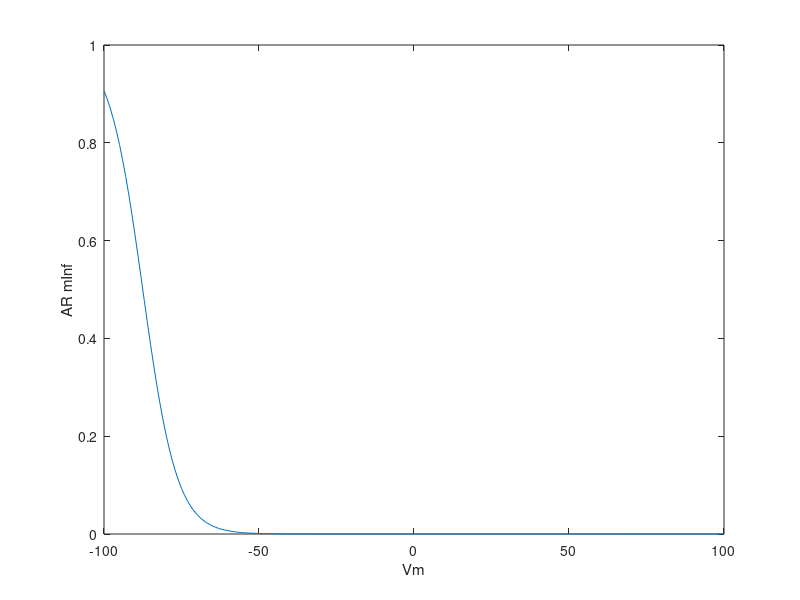
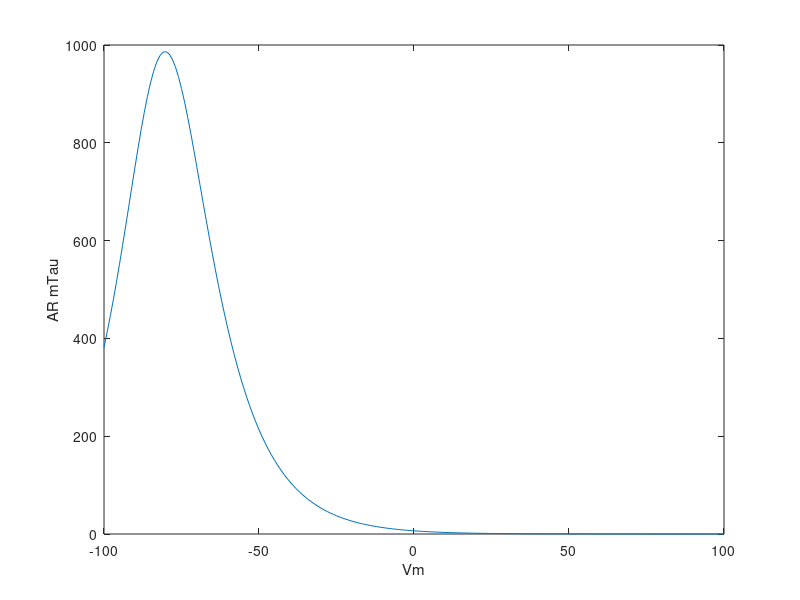

These figures' MATLAB source, in order:


%%

scaling_mode = 3;

V=-100:100
AR_V12 = [-87.5]
AR_k = [-5.5]
gAR = [115]
E_AR = [-25]
switch scaling_mode
    case 1
        % Kramer's original values
        c_ARaM = [1.75]
        c_ARbM = [.5]
    case 2
        % Jason's values
        c_ARaM = [2.75]
        c_ARbM = [3]
    case 3
        % Unmodified (Traub 2003 / Huguenard 1992)
        c_ARaM = [1]
        c_ARbM = [1]
end
AR_L = [1]
AR_R = [1]
IC = [0]
IC_noise = [0.01]
 
minf = 1 ./ (1+exp((AR_V12-V)/AR_k))
mtau = 1./(AR_L.*exp(-14.6-.086*V)+AR_R.*exp(-1.87+.07*V))
aM = c_ARaM.*(minf ./ mtau)
bM = c_ARbM.*((1-minf)./mtau)

figure;plot(V,aM./(aM+bM)); xlabel('Vm'); ylabel('AR mInf');
figure;plot(V,1./(aM+bM)); xlabel('Vm'); ylabel('AR mTau');

 
